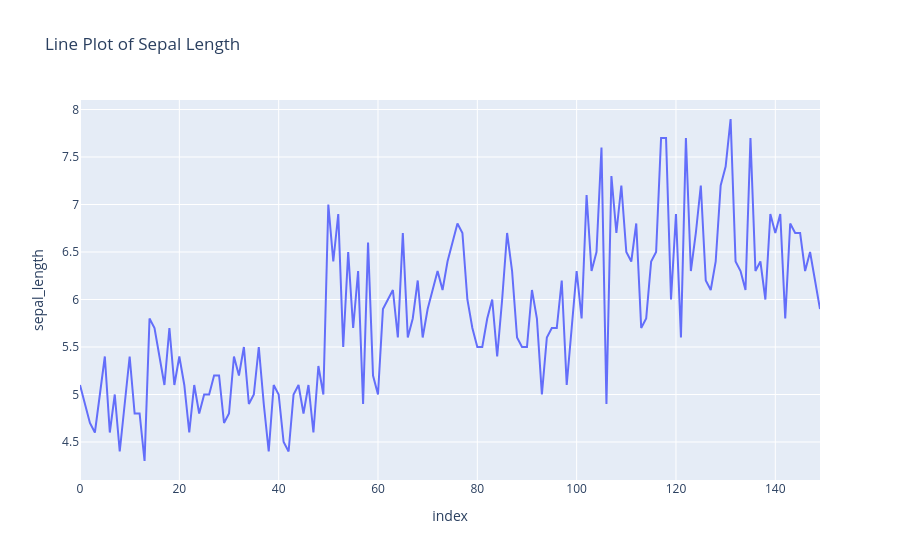

Notebook cell for this chart:
### Code cell
# Create an interactive line plot
# Select feature for x-axis (index or category)
# Select numerical feature for y-axis
# Add title and labels
# Display the interactive visualization

fig = px.line(
    data_frame= iris,
    y="sepal_length",
    title = "Line Plot of Sepal Length"
)
fig.show()

### Figure 1 — Plotly figure (JSON) as saved in the notebook; plotly's stock layout.template omitted (floating-point values rounded to 4 significant figures; data arrays with more than 128 entries replaced by an {"elided": "..."} marker saying what was removed)
{"data": [{"hovertemplate": "index=%{x}<br>sepal_length=%{y}<extra></extra>", "legendgroup": "", "line": {"color": "#636efa", "dash": "solid"}, "marker": {"symbol": "circle"}, "mode": "lines", "name": "", "orientation": "v", "showlegend": false, "type": "scatter", "x": {"elided": "150 int values"}, "xaxis": "x", "y": {"elided": "150 float values"}, "yaxis": "y"}], "layout": {"legend": {"tracegroupgap": 0}, "title": {"text": "Line Plot of Sepal Length"}, "xaxis": {"anchor": "y", "domain": [0, 1], "title": {"text": "index"}}, "yaxis": {"anchor": "x", "domain": [0, 1], "title": {"text": "sepal_length"}}}}
